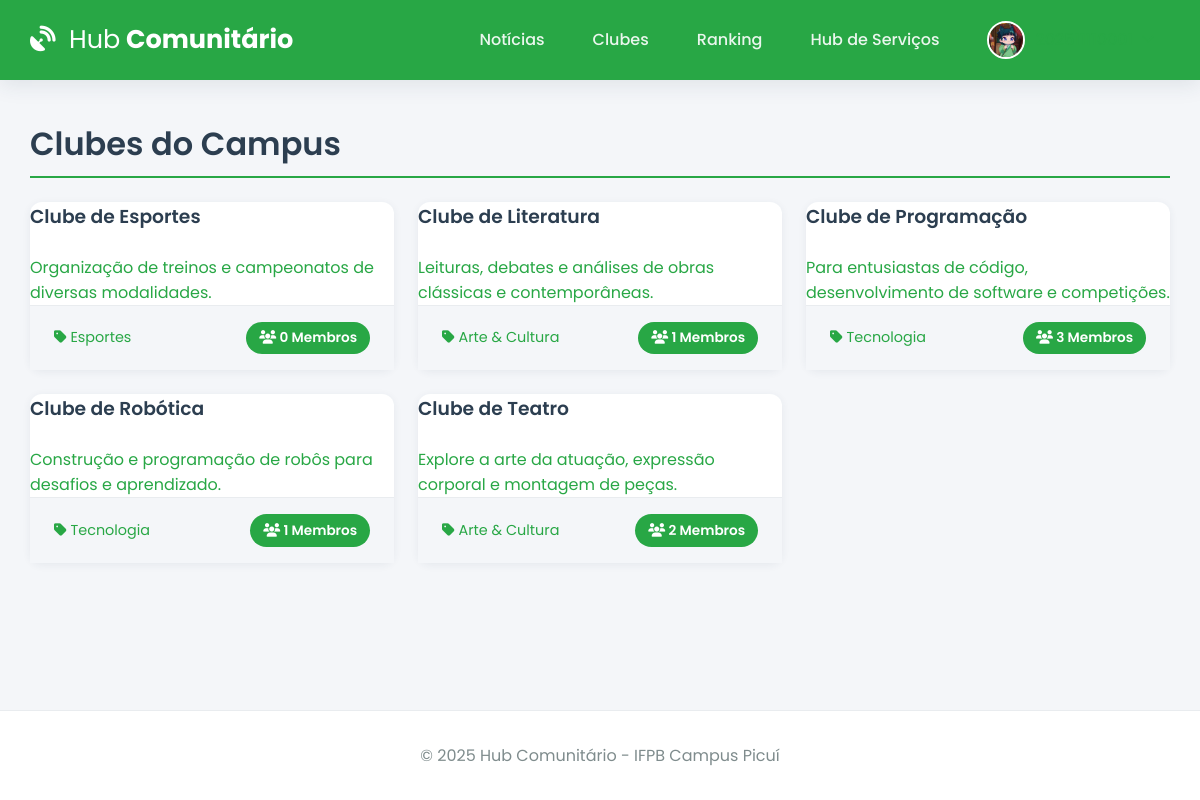
Page /clubes (signed in) on the committed database.
### app.py (models this page shows, shortened)
class User(db.Model):
    id = db.Column(db.Integer, primary_key=True)
    email = db.Column(db.String(120), unique=True, nullable=False)
    username = db.Column(db.String(12), unique=True, nullable=False)
    password_hash = db.Column(db.String(256), nullable=False)
    image_file = db.Column(db.String(100), nullable=False, default='default.jpg')
    eventos_inscritos = db.relationship('Evento', secondary=inscricao_evento_tabela, back_populates='alunos_inscritos', lazy='dynamic')
    clubes_membro = db.relationship('Clube', secondary=membros_clube_tabela, back_populates='membros', lazy='dynamic')
    clubes_liderados = db.relationship('Clube', backref='lider', lazy='dynamic', foreign_keys='Clube.lider_id')
    topicos_criados = db.relationship('ForumTopico', backref='autor', lazy='dynamic', cascade="all, delete-orphan")
    posts_criados = db.relationship('ForumPost', backref='autor', lazy='dynamic', cascade="all, delete-orphan")
    badges = db.relationship('Badge', secondary=user_badges_tabela, back_populates='users', lazy='dynamic')

class Clube(db.Model):
    id = db.Column(db.Integer, primary_key=True)
    nome = db.Column(db.String(100), unique=True, nullable=False)
    descricao = db.Column(db.Text, nullable=False)
    categoria = db.Column(db.String(50), nullable=False)
    lider_id = db.Column(db.Integer, db.ForeignKey('user.id'), nullable=True)
    membros = db.relationship('User', secondary=membros_clube_tabela, back_populates='clubes_membro', lazy='dynamic')
    eventos = db.relationship('Evento', backref='clube_organizador', lazy='dynamic', cascade="all, delete-orphan")
    forum_topicos = db.relationship('ForumTopico', backref='clube', lazy='dynamic', cascade="all, delete-orphan")
    media_files = db.relationship('ClubeMedia', backref='clube', lazy='dynamic', cascade="all, delete-orphan")

### app.py (the view)
@app.route('/clubes')
@login_required
def clubes():
    todos_clubes = Clube.query.order_by(Clube.nome).all()
    return render_template('clubes.html', clubes=todos_clubes)

### app.py (called while the page is built)
@app.before_request
def load_logged_in_user():
    user_id = session.get('user_id')
    g.user = User.query.get(user_id) if user_id else None
    if user_id and g.user is None: session.clear()

def login_required(f):
    @wraps(f)
    def decorated_function(*args, **kwargs):
        if g.user is None:
            flash('Você precisa fazer login para acessar esta página.', 'warning')
            return redirect(url_for('login'))
        return f(*args, **kwargs)
    return decorated_function

@app.context_processor
def inject_utils():
    return dict(
        current_user_data=g.user,
        current_year=datetime.now(timezone.utc).year,
        timedelta=timedelta
    )

### templates/clubes.html (shortened to what this page needs)
{% extends 'base.html' %}
{% block content %}
    <h1 class="page-header">Clubes do Campus</h1>
    <div class="course-grid">
        {% for clube in clubes %}
            <a href="{{ url_for('detalhe_clube', clube_id=clube.id) }}" class="card-link">
                <div class="card course-card">
                    <h3>{{ clube.nome }}</h3>
                    <p class="text-muted">{{ clube.descricao|truncate(120) }}</p>
                    <div class="card-footer">
                        <span><i class="fas fa-tag"></i> {{ clube.categoria }}</span>
                        <span class="vagas-badge"><i class="fas fa-users"></i> {{ clube.membros.count() }} Membros</span>
                    </div>
                </div>
            </a>
        {% else %}
            <p>Nenhum clube encontrado.</p>
        {% endfor %}
    </div>
{% endblock %}

### templates/base.html (shortened to what this page needs)
<!DOCTYPE html>
<html lang="pt-br">
<head>
    <link rel="stylesheet" href="https://cdnjs.cloudflare.com/ajax/libs/font-awesome/6.5.2/css/all.min.css" />
    <link rel="stylesheet" href="{{ url_for('static', filename='css/style.css') }}">
</head>
<body>
    <header class="header">
        <div class="container">
            <nav class="navbar">
                <a class="navbar-brand" href="{{ url_for('noticias') if current_user_data else url_for('login') }}">
                    <i class="fas fa-satellite-dish"></i> <strong>Hub</strong> Comunitário
                </a>
                <div class="nav-links" id="nav-links">
                    {% if current_user_data %}
                        <a class="nav-item" href="{{ url_for('noticias') }}">Notícias</a>
                        <a class="nav-item" href="{{ url_for('clubes') }}">Clubes</a>
                        <a class="nav-item" href="{{ url_for('ranking') }}">Ranking</a>
                        <a class="nav-item" href="{{ url_for('hub_servicos') }}">Hub de Serviços</a>
                        <div class="nav-item user-menu">
                             <a class="user-menu-trigger" href="#">
                                 <img src="{{ url_for('static', filename='profile_pics/' + current_user_data.image_file) }}" class="nav-profile-image">
                                 <span>{{ current_user_data.username }}</span> <i class="fas fa-chevron-down dropdown-icon"></i>
                             </a>
                        </div>
                    {% else %}
                        <a href="{{ url_for('login') }}" class="nav-item">Entrar</a>
                        <a href="{{ url_for('register') }}" class="nav-item btn btn-outline">Registar</a>
                    {% endif %}
                </div>
            </nav>
        </div>
    </header>
    <main class="container">
        {% block content %}{% endblock %}
    </main>
    <footer class="footer">
        <p>&copy; {{ current_year }} Hub Comunitário - IFPB Campus Picuí</p>
    </footer>
</body>
</html>

### static/css/style.css (style rules this page uses)
:root { --ifpb-green: #28a745; --ifpb-green-dark: #218838; --dark-blue: #2c3e50; --light-gray: #ecf0f1; --medium-gray: #bdc3c7; --text-color: #34495e; --light-text: #7f8c8d; --background-color: #f4f6f9; --surface-color: #ffffff; --border-color: #e9ecef; --font-family-base: 'Poppins', sans-serif; --shadow-sm: 0 2px 8px rgba(44, 62, 80, 0.07); --shadow-md: 0 5px 20px rgba(44, 62, 80, 0.1); --border-radius: 12px; }
* { box-sizing: border-box; margin: 0; padding: 0; }
html { height: 100%; }
body { font-family: var(--font-family-base); background-color: var(--background-color); color: var(--text-color); display: flex; flex-direction: column; min-height: 100%; }
.container { width: 95%; max-width: 1200px; margin: 0 auto; }
main.container { flex-grow: 1; padding-top: 2.5rem; padding-bottom: 2.5rem; }
h1, h2, h3, h4 { font-weight: 600; color: var(--dark-blue); margin-bottom: 1.5rem; }
a { color: var(--ifpb-green); text-decoration: none; transition: color 0.2s; }
.header { background-color: var(--ifpb-green); padding: 0.8rem 0; box-shadow: var(--shadow-md); position: sticky; top: 0; z-index: 1000; }
.navbar { display: flex; justify-content: space-between; align-items: center; }
.navbar-brand { font-weight: 700; font-size: 1.6rem; color: var(--surface-color); }
.navbar-brand i { margin-right: 0.5rem; }
.navbar-brand strong { font-weight: 400; }
.nav-links { display: flex; align-items: center; gap: 1rem; }
.nav-item { color: rgba(255, 255, 255, 0.9); font-weight: 500; padding: 0.5rem 1rem; border-radius: var(--border-radius); transition: background-color 0.2s; }
.nav-profile-image { width: 38px; height: 38px; border-radius: 50%; margin-right: 10px; object-fit: cover; border: 2px solid var(--surface-color); }
.user-menu { position: relative; }
.user-menu-trigger { display: flex; align-items: center; cursor: pointer; }
.user-menu-trigger .dropdown-icon { font-size: 0.8em; margin-left: 0.5rem; transition: transform 0.2s; }
.card { background-color: var(--surface-color); border-radius: var(--border-radius); box-shadow: var(--shadow-sm); transition: all 0.3s ease-in-out; display: flex; flex-direction: column; height: 100%; }
.card .card-footer { padding: 1rem 1.5rem; background-color: var(--background-color); border-top: 1px solid var(--border-color); display: flex; justify-content: space-between; align-items: center; font-size: 0.9rem; }
.course-grid { display: grid; grid-template-columns: repeat(auto-fill, minmax(300px, 1fr)); gap: 1.5rem; }
.vagas-badge, .vagas-badge-lg { background-color: var(--ifpb-green); color: white; padding: 0.4rem 0.8rem; border-radius: 50px; font-size: 0.85rem; font-weight: 600; }
.page-header { border-bottom: 2px solid var(--ifpb-green); padding-bottom: 0.5rem; }
.footer { padding: 2rem 0; background-color: var(--surface-color); text-align: center; margin-top: auto; border-top: 1px solid var(--border-color); }
.footer p { margin: 0; color: var(--light-text); }

### rows in the picture
User: image_file (placeholder picture)
Clube: nome "Clube de Esportes", descricao "Organização de treinos e campeonatos de diversas modalidades.", categoria "Esportes", membros.count "0"
Clube: nome "Clube de Literatura", descricao "Leituras, debates e análises de obras clássicas e contemporâneas.", categoria "Arte & Cultura", membros.count "1"
Clube: nome "Clube de Programação", descricao "Para entusiastas de código, desenvolvimento de software e competições.", categoria "Tecnologia", membros.count "3"
Clube: nome "Clube de Robótica", descricao "Construção e programação de robôs para desafios e aprendizado.", categoria "Tecnologia", membros.count "1"
Clube: nome "Clube de Teatro", descricao "Explore a arte da atuação, expressão corporal e montagem de peças.", categoria "Arte & Cultura", membros.count "2"
